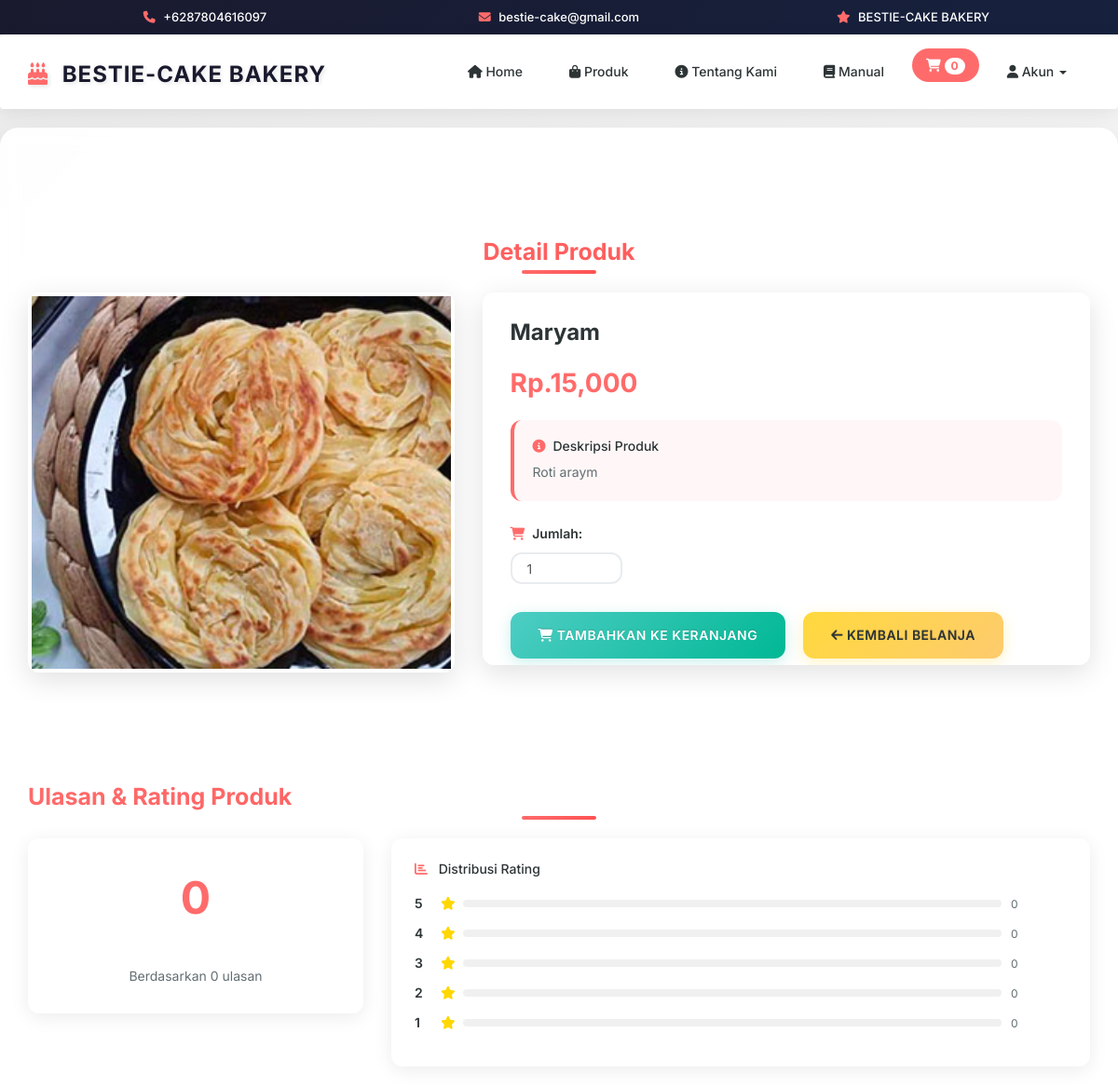
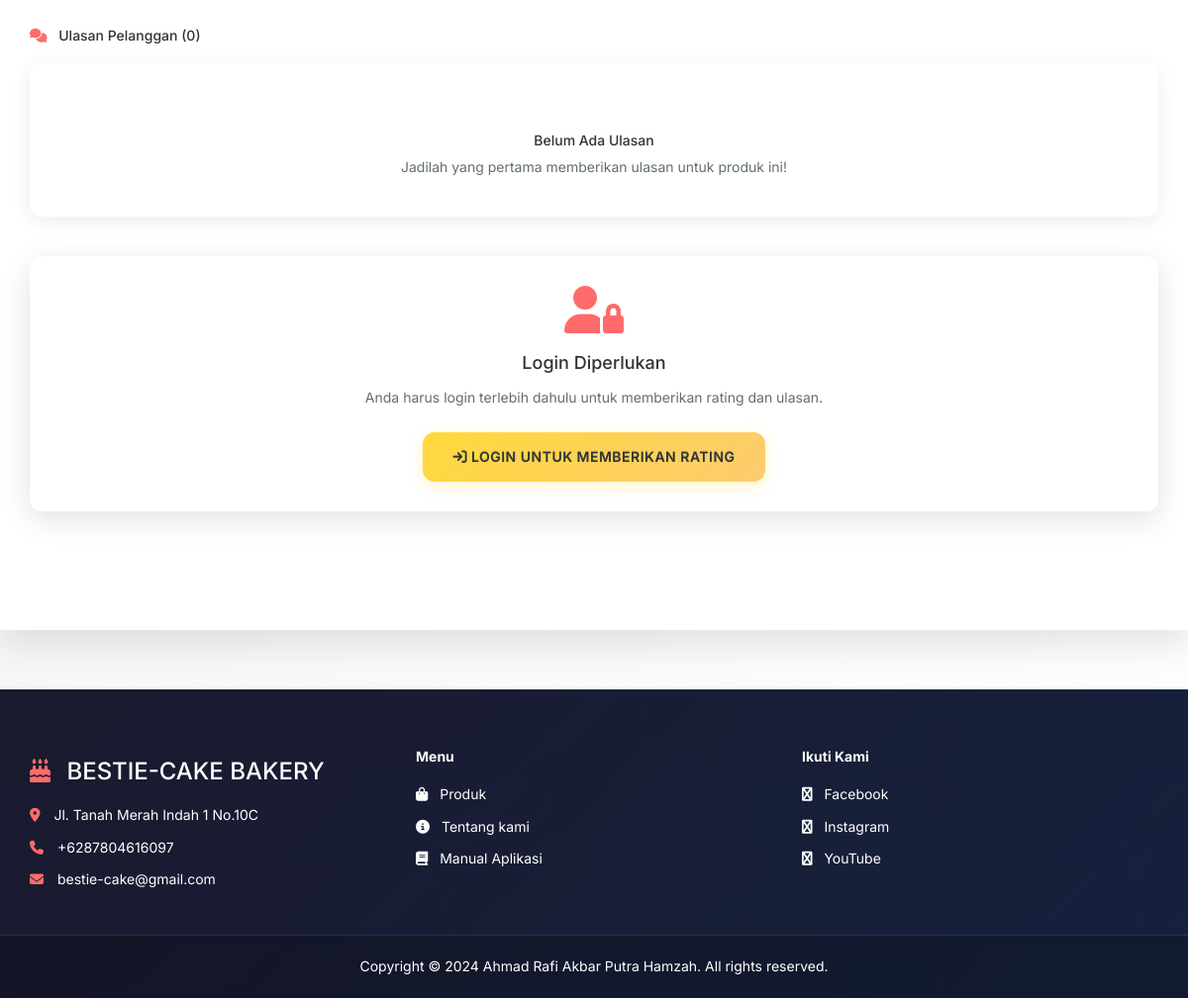
Page /detail_produk.php?produk=P0002 on the committed database (2 pictures, top to bottom).
### tables this page shows
CREATE TABLE `produk` (
  `kode_produk` varchar(100) NOT NULL,
  `nama` varchar(100) NOT NULL,
  `image` text NOT NULL,
  `deskripsi` text NOT NULL,
  `harga` int(11) NOT NULL
);

### detail_produk.php (the view, shortened to what this page needs)
<?php
include 'header.php';
$kode = mysqli_real_escape_string($conn,$_GET['produk']);
$result = mysqli_query($conn, "SELECT * FROM produk WHERE kode_produk = '$kode'");
$row = mysqli_fetch_assoc($result);
?>
<div class="container" style="padding: 60px 15px 100px;">
    <h2 class="section-title">Detail Produk</h2>
	<div class="row">
		<div class="col-md-5">
            <div class="thumbnail" style="border: none; box-shadow: var(--shadow-medium); overflow: hidden;">
                <img src="image/produk/<?= $row['image']; ?>" style="width:100%; height: 400px; object-fit: cover; transition: var(--transition);">
            </div>
		</div>
		<div class="col-md-7">
			<div class="thumbnail" style="padding: 30px; border: none; box-shadow: var(--shadow-medium); height: 400px;">
				<form action="proses/add.php" method="GET">
					<h3 style="margin-top: 0; color: var(--text-dark); font-weight: 700;"><?= $row['nama']; ?></h3>
					<div style="margin: 20px 0;">
						<span style="font-size: 28px; font-weight: 700; color: var(--accent-color);">Rp.<?= number_format($row['harga']); ?></span>
					</div>
					<div style="margin: 20px 0; padding: 20px; background: rgba(255, 107, 107, 0.05); border-radius: var(--border-radius); border-left: 4px solid var(--accent-color);">
						<h5 style="margin-top: 0; color: var(--text-dark);"><i class="fa fa-info-circle" style="color: var(--accent-color); margin-right: 8px;"></i>Deskripsi Produk</h5>
						<p style="margin-bottom: 0; color: var(--text-light); line-height: 1.6;"><?= $row['deskripsi'];  ?></p>
					</div>
					<div style="margin: 25px 0;">
						<label style="font-weight: 600; color: var(--text-dark); margin-bottom: 10px; display: block;">
							<i class="fa fa-shopping-cart" style="color: var(--accent-color); margin-right: 8px;"></i>Jumlah:
						</label>
						<input class="form-control" type="number" min="1" name="jml" value="1" style="max-width: 120px; display: inline-block; margin-right: 15px;">
					</div>
					<div style="margin-top: 30px;">
						<?php
						if(isset($_SESSION['user'])){
							?>
							<button type="submit" class="btn btn-success" style="margin-right: 15px; padding: 15px 30px;">
								<i class="fa fa-shopping-cart"></i> Tambahkan ke Keranjang
							</button>
							<?php
						}else{
							?>
							<a href="keranjang.php" class="btn btn-success" style="margin-right: 15px; padding: 15px 30px;">
								<i class="fa fa-shopping-cart"></i> Tambahkan ke Keranjang
							</a>
							<?php
						}
						?>
						<a href="index.php" class="btn btn-warning" style="padding: 15px 30px;">
							<i class="fa fa-arrow-left"></i> Kembali Belanja
						</a>
					</div>
				</form>
			</div>
		</div>
	</div>
    <?php
    $avgQ = mysqli_query($conn, "SELECT AVG(rating) as avg_rating, COUNT(*) as total FROM review WHERE kode_produk = '$kode'");
    $avg = mysqli_fetch_assoc($avgQ);
    $avg_rating = $avg && $avg['avg_rating'] ? round($avg['avg_rating'], 1) : 0;
    $total_review = $avg && $avg['total'] ? (int)$avg['total'] : 0;
    function render_stars($value, $size = 'medium'){
        $full = floor($value);
        $half = ($value - $full) >= 0.5 ? 1 : 0;
        $empty = 5 - $full - $half;
        $size_class = $size === 'large' ? 'fa-lg' : ($size === 'small' ? 'fa-sm' : '');
        $out = '';
        for($i=0;$i<$empty;$i++){
            $out .= '<i class="fa fa-star-o '.$size_class.'" style="color:#ddd; margin-right: 2px;"></i> ';
        }
        return $out;
    }
    ?>
    <div class="row" style="margin-top: 40px;">
        <div class="col-md-12">
            <h3 class="section-title" style="margin-bottom: 30px; text-align: left;">Ulasan & Rating Produk</h3>
            <div class="row">
                <div class="col-md-4">
                    <div class="thumbnail" style="padding: 30px; text-align: center; border: none; box-shadow: var(--shadow-light);">
                        <div style="font-size: 48px; font-weight: 700; color: var(--accent-color); margin-bottom: 10px;">
                            <?= $avg_rating; ?>
                        </div>
                        <div style="margin-bottom: 10px;">
                        </div>
                        <div style="color: var(--text-light); font-size: 14px;">
                            Berdasarkan <?= $total_review; ?> ulasan
                        </div>
                    </div>
                </div>
                <div class="col-md-8">
                    <div class="thumbnail" style="padding: 25px; border: none; box-shadow: var(--shadow-light);">
                        <?php
                        $rating_dist = array();
                        for($i=5; $i>=1; $i--){
                            $distQ = mysqli_query($conn, "SELECT COUNT(*) as count FROM review WHERE kode_produk = '$kode' AND rating = $i");
                            $dist = mysqli_fetch_assoc($distQ);
                            $count = $dist ? (int)$dist['count'] : 0;
                            $percentage = $total_review > 0 ? round(($count / $total_review) * 100) : 0;
                            $rating_dist[$i] = array('count' => $count, 'percentage' => $percentage);
                        }
                        ?>
                        <h5 style="margin-top: 0; color: var(--text-dark); margin-bottom: 20px;">
                            <i class="fa fa-chart-bar" style="color: var(--accent-color); margin-right: 8px;"></i>
                            Distribusi Rating
                        </h5>
                        <?php for($i=5; $i>=1; $i--): ?>
                        <div style="display: flex; align-items: center; margin-bottom: 12px;">
                            <span style="width: 20px; font-weight: 600; color: var(--text-dark);"><?= $i ?></span>
                            <i class="fa fa-star" style="color: #ffd700; margin: 0 8px;"></i>
                            <div style="flex: 1; background: #f0f0f0; height: 8px; border-radius: 4px; margin-right: 10px; position: relative;">
                            </div>
                            <span style="width: 60px; font-size: 12px; color: var(--text-light);"><?= $rating_dist[$i]['count'] ?></span>
                        </div>
                        <?php endfor; ?>
                    </div>
                </div>
            </div>
            <div style="margin-top: 30px;">
                <h5 style="color: var(--text-dark); margin-bottom: 20px;">
                    <i class="fa fa-comments" style="color: var(--accent-color); margin-right: 8px;"></i>
                    Ulasan Pelanggan (<?= $total_review ?>)
                </h5>
                <?php
                $revQ = mysqli_query($conn, "SELECT r.id_review, r.rating, r.tanggal, c.nama FROM review r JOIN customer c ON c.kode_customer = r.kode_customer WHERE r.kode_produk = '$kode' ORDER BY r.tanggal DESC LIMIT 10");
                if(mysqli_num_rows($revQ) > 0){
                    while($rv = mysqli_fetch_assoc($revQ)){
                        ?>
                        <div id="review-<?= (int)$rv['id_review']; ?>" class="thumbnail" style="padding: 20px; margin-bottom: 15px; border: none; box-shadow: var(--shadow-light);">
                            <div style="display: flex; justify-content: space-between; align-items: center; margin-bottom: 10px;">
                                <div style="display: flex; align-items: center;">
                                    <div style="width: 40px; height: 40px; background: linear-gradient(135deg, var(--accent-color), var(--accent-hover)); border-radius: 50%; display: flex; align-items: center; justify-content: center; margin-right: 12px;">
                                        <i class="fa fa-user" style="color: white; font-size: 16px;"></i>
                                    </div>
                                    <div>
                                        <strong style="color: var(--text-dark); font-size: 16px;"><?= htmlspecialchars($rv['nama']); ?></strong>
                                        <div style="margin-top: 4px;">
                                            <?= render_stars((int)$rv['rating'], 'small'); ?>
                                        </div>
                                    </div>
                                </div>
                                <span style="font-size: 12px; color: var(--text-light); background: rgba(255, 107, 107, 0.1); padding: 4px 8px; border-radius: 12px;">
                                    <?= date('d M Y', strtotime($rv['tanggal'])); ?>
                                </span>
                            </div>
                        </div>
                        <?php
                    }
                } else {
                    ?>
                    <div class="thumbnail" style="padding: 40px; text-align: center; border: none; box-shadow: var(--shadow-light);">
                        <h5 style="color: var(--text-dark); margin-bottom: 10px;">Belum Ada Ulasan</h5>
                        <p style="color: var(--text-light); margin-bottom: 0;">Jadilah yang pertama memberikan ulasan untuk produk ini!</p>
                    </div>
                    <?php
                }
                ?>
            </div>
            <div style="margin-top: 40px;">
                <?php if(isset($_SESSION['kd_cs'])){ ?>
                    <?php
                    $hasReviewedQ = mysqli_query($conn, "SELECT 1 FROM review WHERE kode_produk = '$kode' AND kode_customer = '".$_SESSION['kd_cs']."' LIMIT 1");
                    $hasReviewed = $hasReviewedQ && mysqli_num_rows($hasReviewedQ) > 0;
                    ?>
                    <div class="thumbnail" style="padding: 30px; border: none; box-shadow: var(--shadow-medium);">
                        <h4 style="margin-top: 0; color: var(--text-dark); margin-bottom: 25px;">
                            <i class="fa fa-star" style="color: var(--accent-color); margin-right: 8px;"></i>
                            Berikan Rating & Ulasan
                        </h4>
                        <?php if($hasReviewed){ ?>
                            <div class="alert alert-success" style="border-radius: var(--border-radius); border: none; background: rgba(78, 205, 196, 0.1); color: var(--text-dark);">
                                <i class="fa fa-check-circle"></i> Terima kasih! Anda sudah memberikan ulasan untuk produk ini.
                            </div>
                        <?php } else { ?>
                            <form action="proses/review_add.php" method="POST" id="ratingForm">
                                <input type="hidden" name="kode_produk" value="<?= $kode; ?>">
                                <input type="hidden" name="rating" id="selectedRating" value="5" required>
                                <div style="margin-bottom: 25px;">
                                    <label style="font-weight: 600; color: var(--text-dark); margin-bottom: 15px; display: block;">
                                        <i class="fa fa-star" style="color: var(--accent-color); margin-right: 8px;"></i>
                                        Pilih Rating:
                                    </label>
                                    <div class="star-rating" style="display: flex; align-items: center; gap: 5px; margin-bottom: 10px;">
                                        <?php for($i=1; $i<=5; $i++): ?>
                                            <i class="fa fa-star-o rating-star"
                                               data-rating="<?= $i ?>"
                                               style="font-size: 24px; color: #ddd; cursor: pointer; transition: var(--transition);"
                                               onmouseover="highlightStars(<?= $i ?>)"
                                               onmouseout="resetStars()"
                                               onclick="selectRating(<?= $i ?>)">
                                            </i>
                                        <?php endfor; ?>
                                        <span id="ratingText" style="margin-left: 15px; font-weight: 600; color: var(--text-dark);">Sangat Baik</span>
                                    </div>
                                </div>
                                <div style="margin-bottom: 25px;">
                                    <div class="alert alert-info" style="border-radius: var(--border-radius); border: none; background: rgba(255, 217, 61, 0.1); color: var(--text-dark);">
                                        <i class="fa fa-info-circle"></i>
                                        <strong>Tips:</strong> Anda juga bisa memberikan tanggapan lebih detail melalui WhatsApp:
                                        <a href="https://wa.me/6287804616097?text=Halo%20saya%20ingin%20beri%20tanggapan%20untuk%20produk%20<?= urlencode($row['nama']); ?>"
                                           target="_blank" style="color: var(--accent-color); font-weight: 600;">
                                            <i class="fa fa-whatsapp"></i> Klik di sini
                                        </a>
                                    </div>
                                </div>
                                <div style="text-center">
                                    <button type="submit" class="btn btn-success" style="padding: 15px 40px; font-size: 16px;">
                                        <i class="fa fa-paper-plane"></i> Kirim Rating
                                    </button>
                                </div>
                            </form>
                        <?php } ?>
                    </div>
                <?php } else { ?>
                    <?php $next = urlencode('detail_produk.php?produk='.$kode); ?>
                    <div class="thumbnail" style="padding: 30px; text-align: center; border: none; box-shadow: var(--shadow-medium);">
                        <i class="fa fa-user-lock" style="font-size: 48px; color: var(--accent-color); margin-bottom: 20px;"></i>
                        <h4 style="margin-top: 0; color: var(--text-dark); margin-bottom: 15px;">Login Diperlukan</h4>
                        <p style="color: var(--text-light); margin-bottom: 25px;">Anda harus login terlebih dahulu untuk memberikan rating dan ulasan.</p>
                        <a href="user_login.php?next=<?= $next; ?>" class="btn btn-warning" style="padding: 15px 30px;">
                            <i class="fa fa-sign-in"></i> Login untuk Memberikan Rating
                        </a>
                    </div>
                <?php } ?>
            </div>
        </div>
    </div>
</div>
<?php
include 'footer.php';
?>

### rows in the picture
produk: image (picture), nama "Maryam", harga "15,000", deskripsi "Roti araym"

### other values in the picture
$avg_rating "0"
$total_review "0"
$rating_dist[$i]['count'] "0"
